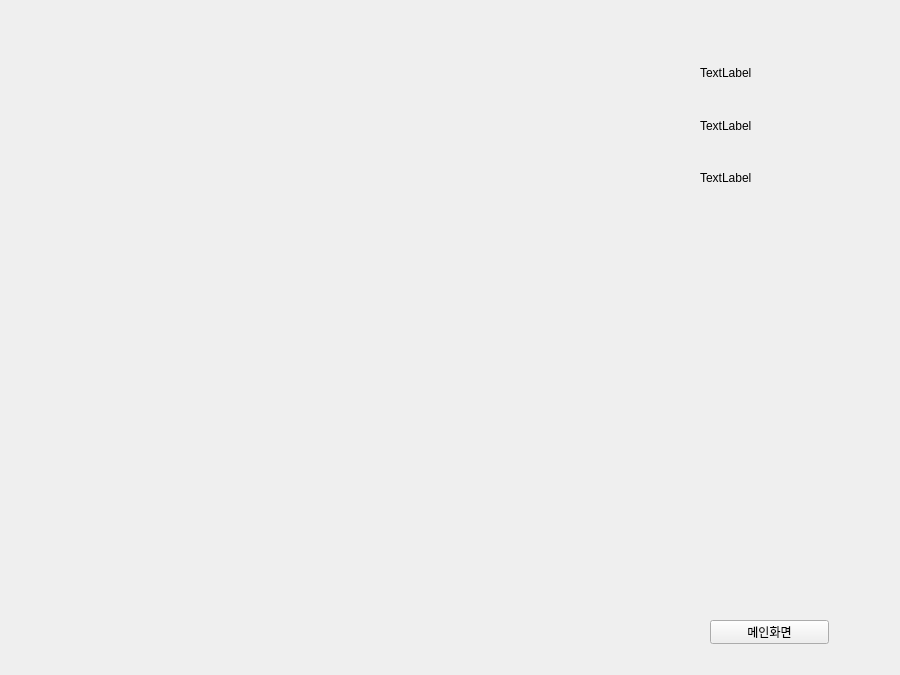
<?xml version="1.0" encoding="UTF-8"?>
<ui version="4.0">
 <class>replay_window</class>
 <widget class="QWidget" name="replay_window">
  <property name="geometry">
   <rect>
    <x>0</x>
    <y>0</y>
    <width>900</width>
    <height>675</height>
   </rect>
  </property>
  <property name="windowTitle">
   <string>Form</string>
  </property>
  <widget class="QWidget" name="verticalLayoutWidget">
   <property name="geometry">
    <rect>
     <x>700</x>
     <y>50</y>
     <width>101</width>
     <height>151</height>
    </rect>
   </property>
   <layout class="QVBoxLayout" name="verticalLayout">
    <item>
     <widget class="QLabel" name="total_turn">
      <property name="text">
       <string>TextLabel</string>
      </property>
     </widget>
    </item>
    <item>
     <widget class="QLabel" name="label_2">
      <property name="text">
       <string>TextLabel</string>
      </property>
     </widget>
    </item>
    <item>
     <widget class="QLabel" name="black_total_turn">
      <property name="text">
       <string>TextLabel</string>
      </property>
     </widget>
    </item>
   </layout>
  </widget>
  <widget class="QWidget" name="widget_2" native="true">
   <property name="geometry">
    <rect>
     <x>780</x>
     <y>20</y>
     <width>50</width>
     <height>50</height>
    </rect>
   </property>
  </widget>
  <widget class="QWidget" name="widget" native="true">
   <property name="geometry">
    <rect>
     <x>10</x>
     <y>10</y>
     <width>651</width>
     <height>651</height>
    </rect>
   </property>
  </widget>
  <widget class="QPushButton" name="go_to_start">
   <property name="geometry">
    <rect>
     <x>710</x>
     <y>620</y>
     <width>119</width>
     <height>24</height>
    </rect>
   </property>
   <property name="text">
    <string>메인화면</string>
   </property>
  </widget>
 </widget>
 <resources/>
 <connections/>
</ui>
